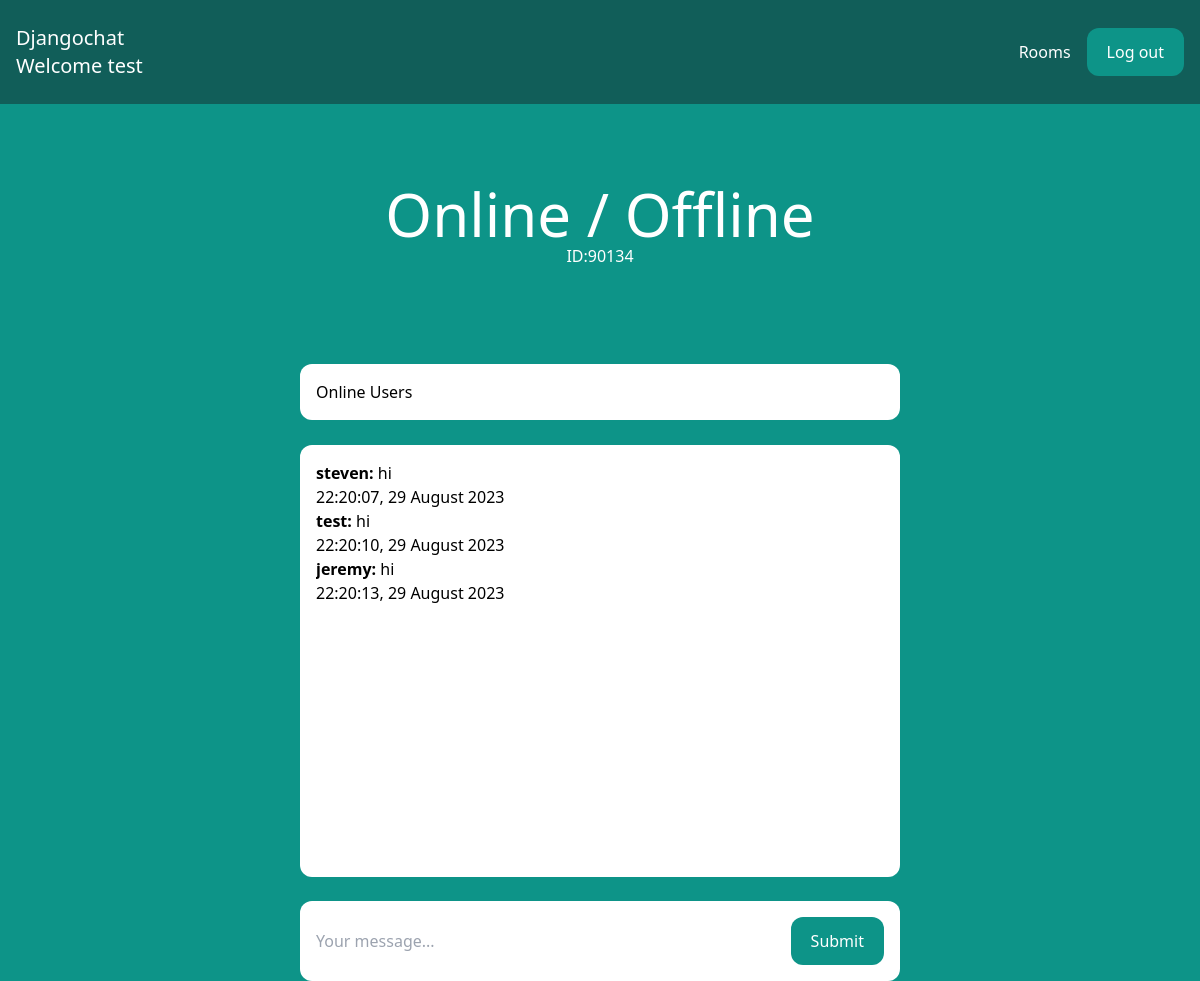
/rooms/90134/ (signed in), run on the app's committed database.
### room/models.py (models this page shows, shortened)
class Room(models.Model):
    name = models.CharField(max_length=255)
    slug = models.SlugField(unique=True)
    participants = models.ManyToManyField(User, related_name='joined_rooms')
    online_participants = models.ManyToManyField(User, related_name='online_rooms', blank=True)

class Message(models.Model):
    room = models.ForeignKey(Room, related_name='messages', on_delete=models.CASCADE)
    user = models.ForeignKey(User, on_delete=models.CASCADE)
    content = models.TextField()
    date_added = models.DateTimeField(auto_now_add=True)
    class Meta:
        ordering = ('date_added',)

### room/views.py (the view)
# urls.py: path('rooms/', include('room.urls')),
@login_required
def room(request, slug):
    room = Room.objects.get(slug=slug)
    if request.user in room.participants.all():
        messages = Message.objects.filter(room=room)
        return render(request, 'room/room.html', {'room': room, 'messages': messages})
    else:
        return HttpResponse("You are not a participant of this room.")

### room/templates/room/room.html (shortened to what this page needs)
{% extends 'core/base.html' %}
{% block content %}
<div class="p-10 lg:p-20 text-center">
    <h1 class="text-3xl lg:text-6xl text-white">{{ room.name }}</h1>
    <p class="text-white">ID:{{ room.slug }}</p>
</div>
<div class="lg:w-2/4 mx-4 lg:mx-auto mt-4 p-4 bg-white rounded-xl" style="margin-bottom:25px;">
    <h2>Online Users</h2>
</div>
<div class="lg:w-2/4 mx-4 lg:mx-auto p-4 bg-white rounded-xl">
    <div class="chat-messages space-y-3" id="chat-messages">
        {% for m in messages %}
            <b>
            {{ m.user.username }}:
            </b>
            {{ m.content }}
            <br>
            {{ m.date_added|date:"H:i:s, j F Y" }}
            <br>
        {% endfor %}
    </div>
</div>
<div class="lg:w-2/4 mt-6 mx-4 lg:mx-auto p-4 bg-white rounded-xl">
    <form method="post" action="." class="flex">
        <input type="text" name="content" class="flex-1 mr-3" placeholder="Your message..." id="chat-message-input">
        <button
            class="px-5 py-3 rounded-xl text-white bg-teal-600 hover:bg-teal-700"
            id="chat-message-submit"
        >Submit</button>
    </form>
</div>
{% endblock %}

### core/templates/core/base.html (shortened to what this page needs)
<!DOCTYPE html>
<html>
    <head>
        <script src="https://cdn.tailwindcss.com"></script>
    </head>
    <body class="bg-teal-600">
        <nav class="flex items-center justify-between px-4 py-6 bg-teal-800">
            <div>
                <a href="/" class="text-xl text-white">Djangochat</a>
                <p class="text-xl text-white">Welcome {{user.username}}</p>
            </div>
            <div class="flex items-center space-x-4">
                {% if request.user.is_authenticated %}
                    <a href="/rooms/" class="text-white hover:text-gray-200">Rooms</a>
                    <a href="/logout/" class="px-5 py-3 rounded-xl text-white bg-teal-600 hover:bg-teal-700">Log out</a>
                {% else %}
                    <a href="/login/" class="text-white hover:text-gray-200">Log in</a>
                    <a href="/signup/" class="px-5 py-3 rounded-xl text-white bg-teal-600 hover:bg-teal-700">Sign up</a>
                {% endif %}
            </div>
        </nav>
        {% block content %}
        {% endblock %}
    </body>
</html>

### core/templates/core/base.html (style rules this page uses)
.chat-messages { height: 400px; overflow-y: auto; }

### data on the page
Room: name "Online / Offline", slug "90134"
Message: user.username "steven", content "hi", date_added "22:20:07, 29 August 2023"
Message: user.username "test", content "hi", date_added "22:20:10, 29 August 2023"
Message: user.username "jeremy", content "hi", date_added "22:20:13, 29 August 2023"

### other printed values
{{ user.username }} "test"
